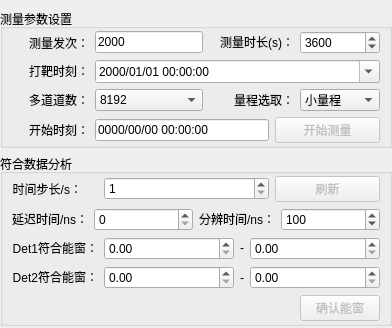
              <widget class="QWidget" name="tab_3">
               <property name="sizePolicy">
                <sizepolicy hsizetype="Preferred" vsizetype="Preferred">
                 <horstretch>0</horstretch>
                 <verstretch>0</verstretch>
                </sizepolicy>
               </property>
               <attribute name="title">
                <string notr="true">手动测量</string>
               </attribute>
               <layout class="QGridLayout" name="gridLayout_6">
                <property name="leftMargin">
                 <number>0</number>
                </property>
                <property name="topMargin">
                 <number>9</number>
                </property>
                <property name="rightMargin">
                 <number>0</number>
                </property>
                <property name="bottomMargin">
                 <number>2</number>
                </property>
                <item row="1" column="0">
                 <widget class="QGroupBox" name="groupBox_5">
                  <property name="sizePolicy">
                   <sizepolicy hsizetype="Preferred" vsizetype="Fixed">
                    <horstretch>0</horstretch>
                    <verstretch>0</verstretch>
                   </sizepolicy>
                  </property>
                  <property name="title">
                   <string>测量参数设置</string>
                  </property>
                  <layout class="QGridLayout" name="gridLayout_9">
                   <property name="leftMargin">
                    <number>0</number>
                   </property>
                   <property name="topMargin">
                    <number>2</number>
                   </property>
                   <property name="rightMargin">
                    <number>9</number>
                   </property>
                   <property name="bottomMargin">
                    <number>2</number>
                   </property>
                   <item row="0" column="1">
                    <widget class="QLabel" name="label_9">
                     <property name="sizePolicy">
                      <sizepolicy hsizetype="Minimum" vsizetype="Preferred">
                       <horstretch>0</horstretch>
                       <verstretch>0</verstretch>
                      </sizepolicy>
                     </property>
                     <property name="text">
                      <string>测量发次：</string>
                     </property>
                     <property name="alignment">
                      <set>Qt::AlignRight|Qt::AlignTrailing|Qt::AlignVCenter</set>
                     </property>
                    </widget>
                   </item>
                   <item row="1" column="1">
                    <widget class="QLabel" name="label_28">
                     <property name="sizePolicy">
                      <sizepolicy hsizetype="Fixed" vsizetype="Fixed">
                       <horstretch>0</horstretch>
                       <verstretch>0</verstretch>
                      </sizepolicy>
                     </property>
                     <property name="minimumSize">
                      <size>
                       <width>80</width>
                       <height>0</height>
                      </size>
                     </property>
                     <property name="text">
                      <string>打靶时刻：</string>
                     </property>
                     <property name="alignment">
                      <set>Qt::AlignRight|Qt::AlignTrailing|Qt::AlignVCenter</set>
                     </property>
                    </widget>
                   </item>
                   <item row="0" column="2">
                    <widget class="QLineEdit" name="lineEdit_ShotNum">
                     <property name="text">
                      <string>2000</string>
                     </property>
                    </widget>
                   </item>
                   <item row="3" column="4">
                    <widget class="QComboBox" name="comboBox_range">
                     <property name="minimumSize">
                      <size>
                       <width>80</width>
                       <height>0</height>
                      </size>
                     </property>
                     <item>
                      <property name="text">
                       <string>小量程</string>
                      </property>
                     </item>
                     <item>
                      <property name="text">
                       <string>中量程</string>
                      </property>
                     </item>
                     <item>
                      <property name="text">
                       <string>大量程</string>
                      </property>
                     </item>
                    </widget>
                   </item>
                   <item row="3" column="1">
                    <widget class="QLabel" name="label_3">
                     <property name="sizePolicy">
                      <sizepolicy hsizetype="Fixed" vsizetype="Fixed">
                       <horstretch>0</horstretch>
                       <verstretch>0</verstretch>
                      </sizepolicy>
                     </property>
                     <property name="minimumSize">
                      <size>
                       <width>80</width>
                       <height>0</height>
                      </size>
                     </property>
                     <property name="text">
                      <string>多道道数：</string>
                     </property>
                     <property name="alignment">
                      <set>Qt::AlignRight|Qt::AlignTrailing|Qt::AlignVCenter</set>
                     </property>
                    </widget>
                   </item>
                   <item row="5" column="0" colspan="5">
                    <widget class="QWidget" name="widget_18" native="true">
                     <layout class="QHBoxLayout" name="horizontalLayout_12">
                      <property name="spacing">
                       <number>6</number>
                      </property>
                      <property name="leftMargin">
                       <number>6</number>
                      </property>
                      <property name="topMargin">
                       <number>0</number>
                      </property>
                      <property name="rightMargin">
                       <number>0</number>
                      </property>
                      <property name="bottomMargin">
                       <number>0</number>
                      </property>
                      <item>
                       <widget class="QLabel" name="label_6">
                        <property name="minimumSize">
                         <size>
                          <width>80</width>
                          <height>0</height>
                         </size>
                        </property>
                        <property name="text">
                         <string>开始时刻：</string>
                        </property>
                        <property name="alignment">
                         <set>Qt::AlignRight|Qt::AlignTrailing|Qt::AlignVCenter</set>
                        </property>
                       </widget>
                      </item>
                      <item>
                       <widget class="QLineEdit" name="lineEdit_startTime">
                        <property name="text">
                         <string>0000/00/00 00:00:00</string>
                        </property>
                        <property name="readOnly">
                         <bool>true</bool>
                        </property>
                       </widget>
                      </item>
                      <item>
                       <widget class="QPushButton" name="pushButton_measure">
                        <property name="enabled">
                         <bool>false</bool>
                        </property>
                        <property name="sizePolicy">
                         <sizepolicy hsizetype="Minimum" vsizetype="Fixed">
                          <horstretch>0</horstretch>
                          <verstretch>0</verstretch>
                         </sizepolicy>
                        </property>
                        <property name="minimumSize">
                         <size>
                          <width>105</width>
                          <height>0</height>
                         </size>
                        </property>
                        <property name="text">
                         <string>开始测量</string>
                        </property>
                       </widget>
                      </item>
                     </layout>
                    </widget>
                   </item>
                   <item row="0" column="3">
                    <widget class="QLabel" name="label_29">
                     <property name="sizePolicy">
                      <sizepolicy hsizetype="Fixed" vsizetype="Fixed">
                       <horstretch>0</horstretch>
                       <verstretch>0</verstretch>
                      </sizepolicy>
                     </property>
                     <property name="minimumSize">
                      <size>
                       <width>85</width>
                       <height>0</height>
                      </size>
                     </property>
                     <property name="text">
                      <string>测量时长(s)：</string>
                     </property>
                     <property name="alignment">
                      <set>Qt::AlignRight|Qt::AlignTrailing|Qt::AlignVCenter</set>
                     </property>
                    </widget>
                   </item>
                   <item row="0" column="4">
                    <widget class="QSpinBox" name="spinBox_timelength">
                     <property name="sizePolicy">
                      <sizepolicy hsizetype="Preferred" vsizetype="Fixed">
                       <horstretch>0</horstretch>
                       <verstretch>0</verstretch>
                      </sizepolicy>
                     </property>
                     <property name="minimumSize">
                      <size>
                       <width>80</width>
                       <height>0</height>
                      </size>
                     </property>
                     <property name="minimum">
                      <number>1</number>
                     </property>
                     <property name="maximum">
                      <number>864000</number>
                     </property>
                     <property name="value">
                      <number>3600</number>
                     </property>
                    </widget>
                   </item>
                   <item row="1" column="2" colspan="3">
                    <widget class="QDateTimeEdit" name="dateTimeEdit_shotTime">
                     <property name="displayFormat">
                      <string>yyyy/MM/dd HH:mm:ss</string>
                     </property>
                     <property name="calendarPopup">
                      <bool>true</bool>
                     </property>
                    </widget>
                   </item>
                   <item row="3" column="2">
                    <widget class="QComboBox" name="comboBox_channel">
                     <property name="enabled">
                      <bool>true</bool>
                     </property>
                     <property name="minimumSize">
                      <size>
                       <width>60</width>
                       <height>0</height>
                      </size>
                     </property>
                     <item>
                      <property name="text">
                       <string>8192</string>
                      </property>
                     </item>
                     <item>
                      <property name="text">
                       <string>1024</string>
                      </property>
                     </item>
                     <item>
                      <property name="text">
                       <string>2048</string>
                      </property>
                     </item>
                     <item>
                      <property name="text">
                       <string>4096</string>
                      </property>
                     </item>
                    </widget>
                   </item>
                   <item row="3" column="3">
                    <widget class="QLabel" name="label_32">
                     <property name="sizePolicy">
                      <sizepolicy hsizetype="Fixed" vsizetype="Fixed">
                       <horstretch>0</horstretch>
                       <verstretch>0</verstretch>
                      </sizepolicy>
                     </property>
                     <property name="minimumSize">
                      <size>
                       <width>85</width>
                       <height>0</height>
                      </size>
                     </property>
                     <property name="text">
                      <string>量程选取：</string>
                     </property>
                     <property name="alignment">
                      <set>Qt::AlignRight|Qt::AlignTrailing|Qt::AlignVCenter</set>
                     </property>
                    </widget>
                   </item>
                  </layout>
                 </widget>
                </item>
                <item row="2" column="0">
                 <widget class="QGroupBox" name="groupBox_3">
                  <property name="sizePolicy">
                   <sizepolicy hsizetype="Preferred" vsizetype="Fixed">
                    <horstretch>0</horstretch>
                    <verstretch>0</verstretch>
                   </sizepolicy>
                  </property>
                  <property name="minimumSize">
                   <size>
                    <width>0</width>
                    <height>0</height>
                   </size>
                  </property>
                  <property name="title">
                   <string>符合数据分析</string>
                  </property>
                  <layout class="QGridLayout" name="gridLayout_5">
                   <property name="topMargin">
                    <number>2</number>
                   </property>
                   <property name="bottomMargin">
                    <number>2</number>
                   </property>
                   <item row="13" column="0" colspan="3">
                    <widget class="QWidget" name="widget_20" native="true">
                     <layout class="QHBoxLayout" name="horizontalLayout_13">
                      <property name="leftMargin">
                       <number>0</number>
                      </property>
                      <property name="topMargin">
                       <number>0</number>
                      </property>
                      <property name="rightMargin">
                       <number>0</number>
                      </property>
                      <property name="bottomMargin">
                       <number>0</number>
                      </property>
                      <item>
                       <spacer name="horizontalSpacer_5">
                        <property name="orientation">
                         <enum>Qt::Horizontal</enum>
                        </property>
                        <property name="sizeHint" stdset="0">
                         <size>
                          <width>146</width>
                          <height>20</height>
                         </size>
                        </property>
                       </spacer>
                      </item>
                      <item>
                       <widget class="QPushButton" name="pushButton_confirm">
                        <property name="enabled">
                         <bool>false</bool>
                        </property>
                        <property name="text">
                         <string>确认能窗</string>
                        </property>
                       </widget>
                      </item>
                     </layout>
                    </widget>
                   </item>
                   <item row="12" column="1" colspan="2">
                    <widget class="QWidget" name="widget_9" native="true">
                     <property name="sizePolicy">
                      <sizepolicy hsizetype="Preferred" vsizetype="Fixed">
                       <horstretch>0</horstretch>
                       <verstretch>0</verstretch>
                      </sizepolicy>
                     </property>
                     <layout class="QHBoxLayout" name="horizontalLayout_7">
                      <property name="leftMargin">
                       <number>0</number>
                      </property>
                      <property name="topMargin">
                       <number>0</number>
                      </property>
                      <property name="rightMargin">
                       <number>0</number>
                      </property>
                      <property name="bottomMargin">
                       <number>0</number>
                      </property>
                      <item>
                       <widget class="QDoubleSpinBox" name="spinBox_2_leftE">
                        <property name="sizePolicy">
                         <sizepolicy hsizetype="Preferred" vsizetype="Fixed">
                          <horstretch>0</horstretch>
                          <verstretch>0</verstretch>
                         </sizepolicy>
                        </property>
                        <property name="maximum">
                         <double>99999.990000000005239</double>
                        </property>
                       </widget>
                      </item>
                      <item>
                       <widget class="QLabel" name="label_39">
                        <property name="sizePolicy">
                         <sizepolicy hsizetype="Fixed" vsizetype="Preferred">
                          <horstretch>0</horstretch>
                          <verstretch>0</verstretch>
                         </sizepolicy>
                        </property>
                        <property name="text">
                         <string>-</string>
                        </property>
                       </widget>
                      </item>
                      <item>
                       <widget class="QDoubleSpinBox" name="spinBox_2_rightE">
                        <property name="sizePolicy">
                         <sizepolicy hsizetype="Preferred" vsizetype="Fixed">
                          <horstretch>0</horstretch>
                          <verstretch>0</verstretch>
                         </sizepolicy>
                        </property>
                        <property name="maximum">
                         <double>99999.990000000005239</double>
                        </property>
                       </widget>
                      </item>
                     </layout>
                    </widget>
                   </item>
                   <item row="11" column="1" colspan="2">
                    <widget class="QWidget" name="widget_7" native="true">
                     <property name="sizePolicy">
                      <sizepolicy hsizetype="Preferred" vsizetype="Fixed">
                       <horstretch>0</horstretch>
                       <verstretch>0</verstretch>
                      </sizepolicy>
                     </property>
                     <layout class="QHBoxLayout" name="horizontalLayout_6">
                      <property name="leftMargin">
                       <number>0</number>
                      </property>
                      <property name="topMargin">
                       <number>0</number>
                      </property>
                      <property name="rightMargin">
                       <number>0</number>
                      </property>
                      <property name="bottomMargin">
                       <number>0</number>
                      </property>
                      <item>
                       <widget class="QDoubleSpinBox" name="spinBox_1_leftE">
                        <property name="sizePolicy">
                         <sizepolicy hsizetype="Preferred" vsizetype="Fixed">
                          <horstretch>0</horstretch>
                          <verstretch>0</verstretch>
                         </sizepolicy>
                        </property>
                        <property name="maximum">
                         <double>99999.990000000005239</double>
                        </property>
                       </widget>
                      </item>
                      <item>
                       <widget class="QLabel" name="label_38">
                        <property name="sizePolicy">
                         <sizepolicy hsizetype="Fixed" vsizetype="Fixed">
                          <horstretch>0</horstretch>
                          <verstretch>0</verstretch>
                         </sizepolicy>
                        </property>
                        <property name="text">
                         <string>-</string>
                        </property>
                        <property name="alignment">
                         <set>Qt::AlignCenter</set>
                        </property>
                       </widget>
                      </item>
                      <item>
                       <widget class="QDoubleSpinBox" name="spinBox_1_rightE">
                        <property name="sizePolicy">
                         <sizepolicy hsizetype="Preferred" vsizetype="Fixed">
                          <horstretch>0</horstretch>
                          <verstretch>0</verstretch>
                         </sizepolicy>
                        </property>
                        <property name="maximum">
                         <double>99999.990000000005239</double>
                        </property>
                       </widget>
                      </item>
                     </layout>
                    </widget>
                   </item>
                   <item row="0" column="0">
                    <widget class="QLabel" name="label_30">
                     <property name="sizePolicy">
                      <sizepolicy hsizetype="Fixed" vsizetype="Fixed">
                       <horstretch>0</horstretch>
                       <verstretch>0</verstretch>
                      </sizepolicy>
                     </property>
                     <property name="text">
                      <string>时间步长/s：</string>
                     </property>
                     <property name="alignment">
                      <set>Qt::AlignRight|Qt::AlignTrailing|Qt::AlignVCenter</set>
                     </property>
                    </widget>
                   </item>
                   <item row="12" column="0">
                    <widget class="QLabel" name="label_40">
                     <property name="sizePolicy">
                      <sizepolicy hsizetype="Fixed" vsizetype="Fixed">
                       <horstretch>0</horstretch>
                       <verstretch>0</verstretch>
                      </sizepolicy>
                     </property>
                     <property name="text">
                      <string>Det2符合能窗：</string>
                     </property>
                     <property name="alignment">
                      <set>Qt::AlignRight|Qt::AlignTrailing|Qt::AlignVCenter</set>
                     </property>
                    </widget>
                   </item>
                   <item row="11" column="0">
                    <widget class="QLabel" name="label_37">
                     <property name="sizePolicy">
                      <sizepolicy hsizetype="Fixed" vsizetype="Fixed">
                       <horstretch>0</horstretch>
                       <verstretch>0</verstretch>
                      </sizepolicy>
                     </property>
                     <property name="text">
                      <string>Det1符合能窗：</string>
                     </property>
                     <property name="alignment">
                      <set>Qt::AlignRight|Qt::AlignTrailing|Qt::AlignVCenter</set>
                     </property>
                    </widget>
                   </item>
                   <item row="0" column="1">
                    <widget class="QSpinBox" name="spinBox_step">
                     <property name="enabled">
                      <bool>true</bool>
                     </property>
                     <property name="sizePolicy">
                      <sizepolicy hsizetype="Expanding" vsizetype="Fixed">
                       <horstretch>0</horstretch>
                       <verstretch>0</verstretch>
                      </sizepolicy>
                     </property>
                     <property name="minimum">
                      <number>1</number>
                     </property>
                     <property name="maximum">
                      <number>3600</number>
                     </property>
                     <property name="value">
                      <number>1</number>
                     </property>
                    </widget>
                   </item>
                   <item row="0" column="2">
                    <widget class="QPushButton" name="pushButton_refresh">
                     <property name="enabled">
                      <bool>false</bool>
                     </property>
                     <property name="minimumSize">
                      <size>
                       <width>105</width>
                       <height>0</height>
                      </size>
                     </property>
                     <property name="whatsThis">
                      <string>符合能窗范围发生改变，需重新刷新后生效！</string>
                     </property>
                     <property name="text">
                      <string>刷新</string>
                     </property>
                    </widget>
                   </item>
                   <item row="1" column="0" colspan="3">
                    <widget class="QWidget" name="widget_4" native="true">
                     <property name="sizePolicy">
                      <sizepolicy hsizetype="Preferred" vsizetype="Fixed">
                       <horstretch>0</horstretch>
                       <verstretch>0</verstretch>
                      </sizepolicy>
                     </property>
                     <property name="minimumSize">
                      <size>
                       <width>0</width>
                       <height>21</height>
                      </size>
                     </property>
                     <layout class="QHBoxLayout" name="horizontalLayout_5">
                      <property name="leftMargin">
                       <number>0</number>
                      </property>
                      <property name="topMargin">
                       <number>0</number>
                      </property>
                      <property name="rightMargin">
                       <number>0</number>
                      </property>
                      <property name="bottomMargin">
                       <number>0</number>
                      </property>
                      <item>
                       <widget class="QLabel" name="label_8">
                        <property name="sizePolicy">
                         <sizepolicy hsizetype="Fixed" vsizetype="Fixed">
                          <horstretch>0</horstretch>
                          <verstretch>0</verstretch>
                         </sizepolicy>
                        </property>
                        <property name="text">
                         <string>延迟时间/ns：</string>
                        </property>
                       </widget>
                      </item>
                      <item>
                       <widget class="QSpinBox" name="spinBox_delayTime">
                        <property name="enabled">
                         <bool>true</bool>
                        </property>
                        <property name="sizePolicy">
                         <sizepolicy hsizetype="Preferred" vsizetype="Fixed">
                          <horstretch>0</horstretch>
                          <verstretch>0</verstretch>
                         </sizepolicy>
                        </property>
                        <property name="maximum">
                         <number>50000</number>
                        </property>
                       </widget>
                      </item>
                      <item>
                       <widget class="QLabel" name="label_31">
                        <property name="sizePolicy">
                         <sizepolicy hsizetype="Fixed" vsizetype="Fixed">
                          <horstretch>0</horstretch>
                          <verstretch>0</verstretch>
                         </sizepolicy>
                        </property>
                        <property name="text">
                         <string>分辨时间/ns：</string>
                        </property>
                        <property name="alignment">
                         <set>Qt::AlignRight|Qt::AlignTrailing|Qt::AlignVCenter</set>
                        </property>
                       </widget>
                      </item>
                      <item>
                       <widget class="QSpinBox" name="spinBox_timeWidth">
                        <property name="sizePolicy">
                         <sizepolicy hsizetype="Preferred" vsizetype="Fixed">
                          <horstretch>0</horstretch>
                          <verstretch>0</verstretch>
                         </sizepolicy>
                        </property>
                        <property name="minimum">
                         <number>10</number>
                        </property>
                        <property name="maximum">
                         <number>10000</number>
                        </property>
                        <property name="singleStep">
                         <number>10</number>
                        </property>
                        <property name="value">
                         <number>100</number>
                        </property>
                       </widget>
                      </item>
                     </layout>
                    </widget>
                   </item>
                  </layout>
                 </widget>
                </item>
               </layout>
              </widget>
